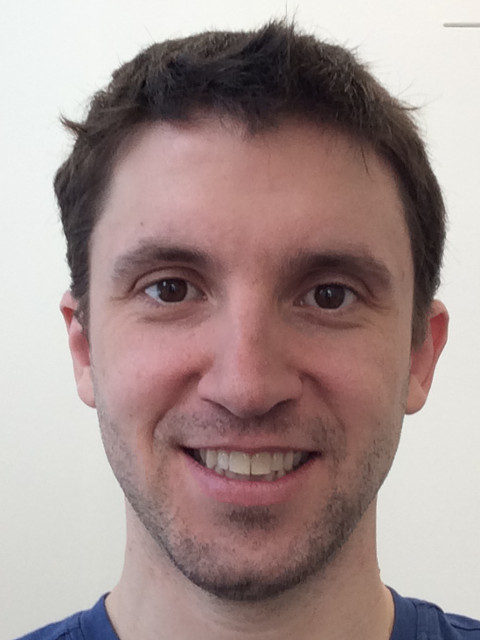
#> input picture TP4/images/0- Rechauffement/JFLalonde.png, 480 x 640 px
$ python main_rechauffement.py
#> lines starting #> are read from the running program, lines starting #| are printed output that depends on the picture
#> further down, img is the input picture: shape (640, 480, 3); mean B, G, R 143.3, 145.8, 165.2
### TP4/appliqueTransformation.py
import cv2
import numpy as np
from numpy.linalg import inv
from math import floor, ceil


def appliqueTransformation(img, H):
    rows, cols, color = img.shape
#> rows = 640; cols = 480; color = 3
    upperLeft = [0, 0, 1]
    upperRight = [cols - 1, 0, 1]
#> upperRight = [479, 0, 1]
    lowerLeft = [0, rows - 1, 1]
#> lowerLeft = [0, 639, 1]
    lowerRight = [cols - 1, rows - 1, 1]
#> lowerRight = [479, 639, 1]
    inv_h = inv(H)

    newUpperLeft = np.dot(H, upperLeft)
    newUpperLeft /= newUpperLeft[2]
    newUpperLeft = newUpperLeft[0:2]

    newUpperRight = np.dot(H, upperRight)
#> newUpperRight = [-4.65, 549.3, 1.24]
    newUpperRight /= newUpperRight[2]
    newUpperRight = newUpperRight[0:2]

    newLowerLeft = np.dot(H, lowerLeft)
    newLowerLeft /= newLowerLeft[2]
    newLowerLeft = newLowerLeft[0:2]

    newLowerRight = np.dot(H, lowerRight)
    newLowerRight /= newLowerRight[2]
    newLowerRight = newLowerRight[0:2]

    corners = np.array((newUpperLeft, newUpperRight, newLowerRight, newLowerLeft))

    min_value = np.amin(corners, axis=0)
    max_value = np.amax(corners, axis=0)

    new_size = max_value - min_value

    new_image = np.zeros((ceil(new_size[1]), ceil(new_size[0]), 3), dtype='uint8')
    x, y = int(new_image.shape[1]), int(new_image.shape[0])
    for i in range(x - 1):
        for j in range(y - 1):
            coordinate = np.array((i + min_value[0], j + min_value[1], 1))
            pixel_in_original_image = np.dot(inv_h, coordinate)
            pixel_in_original_image /= pixel_in_original_image[2]
            if pixel_in_original_image[0] >= 0 and pixel_in_original_image[1] >= 0 and pixel_in_original_image[
                0] <= cols and pixel_in_original_image[1] <= rows:
                new_x = int(pixel_in_original_image[0])
                new_y = int(pixel_in_original_image[1])
                new_image[j][i] = img[new_y][new_x]
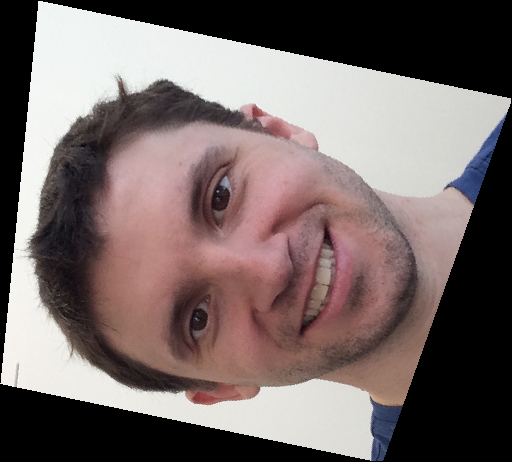
#> new_image: shape (462, 512, 3); mean B, G, R 104.2, 105.7, 118.8

    return new_image

### TP4/main_rechauffement.py
import cv2
import numpy as np
from numpy.linalg import inv
from math import floor, ceil
from TP4.appliqueTransformation import appliqueTransformation


img = cv2.imread('images/0- Rechauffement/JFLalonde.png', 1)
H = np.array([[-0.0814, 0.7402, 34.3412], [1.0209, 0.1534, 60.3258], [0.0005, 0, 1.0000]])

transformed_image = appliqueTransformation(img, H)
cv2.imshow('img', transformed_image)
cv2.imwrite('JFLalonde_transformed.png',transformed_image)

cv2.waitKey(0)
cv2.destroyAllWindows()
